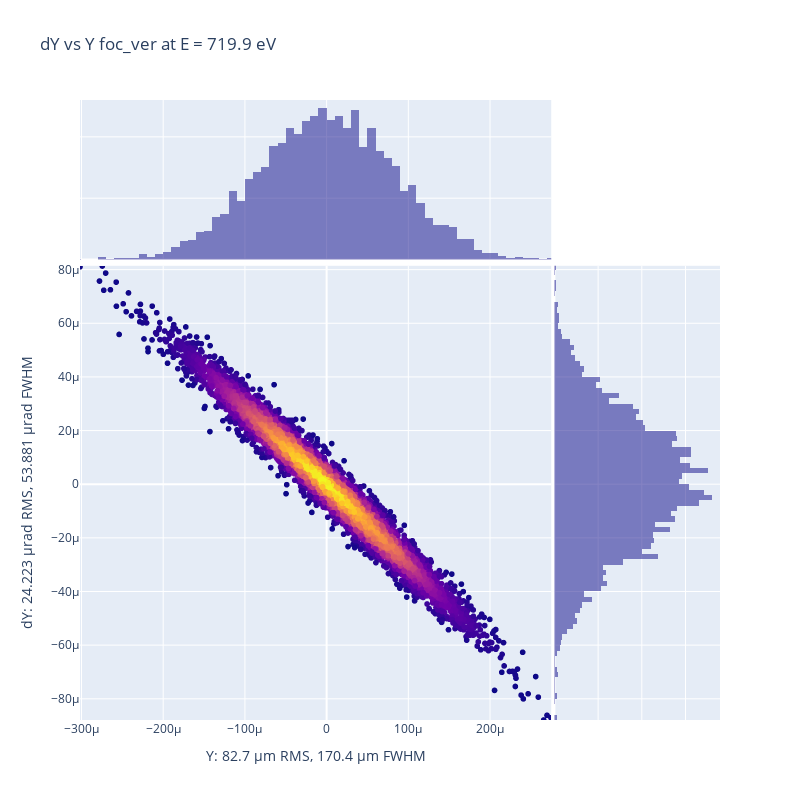

The code cell stored with this chart in its notebook:
### Code cell
px.plot_spd_plotly(oe.get_diagram(distance_from_oe=0), oe_name=oe.name, x_key="Y", y_key="dY", 
                show_map=False, light_plot=False, orthonorm=False, save_in_file="", return_fwhm=False,)

### Figure 1 — Plotly figure (JSON) as saved in the notebook; plotly's stock layout.template omitted (floating-point values rounded to 4 significant figures; data arrays with more than 128 entries replaced by an {"elided": "..."} marker saying what was removed)
{"data": [{"hovertemplate": "Y=%{x}<br>dY=%{y}<br>color=%{marker.color}<extra></extra>", "legendgroup": "", "marker": {"color": {"elided": "5000 float values"}, "coloraxis": "coloraxis", "symbol": "circle"}, "mode": "markers", "name": "", "showlegend": false, "type": "scattergl", "x": {"elided": "5000 float values"}, "xaxis": "x", "y": {"elided": "5000 float values"}, "yaxis": "y"}, {"alignmentgroup": "True", "bingroup": "x", "hovertemplate": "Y=%{x}<br>count=%{y}<extra></extra>", "legendgroup": "", "marker": {"color": "#0d0887"}, "name": "", "offsetgroup": "", "opacity": 0.5, "showlegend": false, "type": "histogram", "x": {"elided": "5000 float values"}, "xaxis": "x3", "yaxis": "y3"}, {"alignmentgroup": "True", "bingroup": "y", "hovertemplate": "dY=%{y}<br>count=%{x}<extra></extra>", "legendgroup": "", "marker": {"color": "#0d0887"}, "name": "", "offsetgroup": "", "opacity": 0.5, "showlegend": false, "type": "histogram", "xaxis": "x2", "y": {"elided": "5000 float values"}, "yaxis": "y2"}], "layout": {"barmode": "overlay", "coloraxis": {"colorbar": {"title": {"text": "color"}}, "colorscale": [[0, "#0d0887"], [0.1111, "#46039f"], [0.2222, "#7201a8"], [0.3333, "#9c179e"], [0.4444, "#bd3786"], [0.5556, "#d8576b"], [0.6667, "#ed7953"], [0.7778, "#fb9f3a"], [0.8889, "#fdca26"], [1, "#f0f921"]], "showscale": false}, "height": 800, "legend": {"tracegroupgap": 0}, "title": {"text": "dY vs Y foc_ver at E = 719.9 eV"}, "width": 800, "xaxis": {"anchor": "y", "domain": [0, 0.7363], "range": [-0.0003018, 0.0002749], "title": {"text": "Y: 82.7 µm RMS, 170.4 µm FWHM"}}, "xaxis2": {"anchor": "y2", "domain": [0.7413, 1], "matches": "x2", "showgrid": true, "showline": false, "showticklabels": false, "ticks": ""}, "xaxis3": {"anchor": "y3", "domain": [0, 0.7363], "matches": "x", "showgrid": true, "showticklabels": false}, "xaxis4": {"anchor": "y4", "domain": [0.7413, 1], "matches": "x2", "showgrid": true, "showline": false, "showticklabels": false, "ticks": ""}, "yaxis": {"anchor": "x", "domain": [0, 0.7326], "range": [-8.791e-05, 8.143e-05], "title": {"text": "dY: 24.223 µrad RMS, 53.881 µrad FWHM"}}, "yaxis2": {"anchor": "x2", "domain": [0, 0.7326], "matches": "y", "showgrid": true, "showticklabels": false}, "yaxis3": {"anchor": "x3", "domain": [0.7426, 1], "matches": "y3", "showgrid": true, "showline": false, "showticklabels": false, "ticks": ""}, "yaxis4": {"anchor": "x4", "domain": [0.7426, 1], "matches": "y3", "showgrid": true, "showline": false, "showticklabels": false, "ticks": ""}}}
